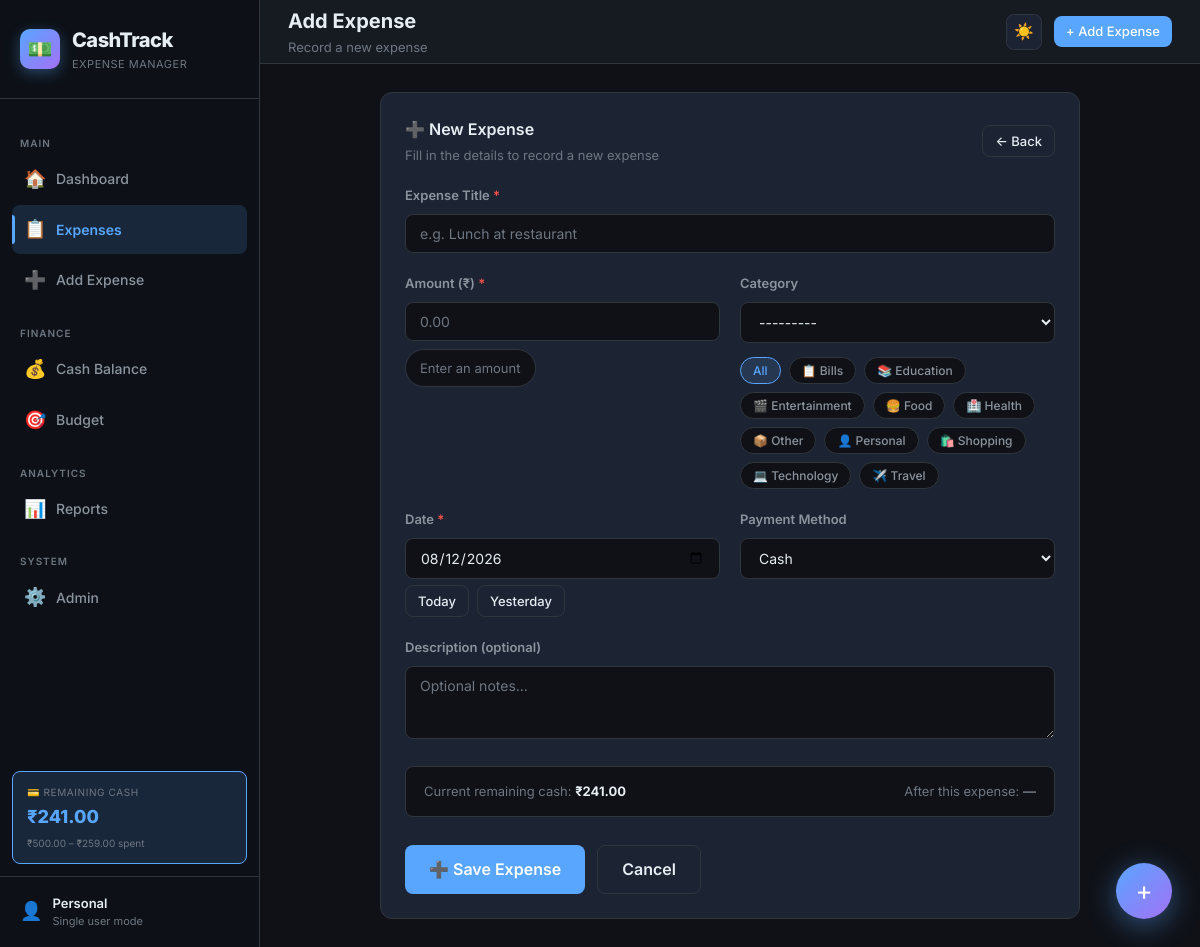
The app's page /expenses/add/ with its own data.
### expenses/models.py (models this page shows, shortened)
class CashBalance(models.Model):
    balance = models.DecimalField(
        max_digits=12,
        decimal_places=2,
        default=Decimal('0.00'),
        validators=[MinValueValidator(Decimal('0.00'))]
    )
    updated_at = models.DateTimeField(auto_now=True)
    class Meta:
        verbose_name = 'Cash Balance'
        verbose_name_plural = 'Cash Balance'
    @classmethod
    def get_balance(cls):
        obj, _ = cls.objects.get_or_create(pk=1, defaults={'balance': Decimal('0.00')})
        return obj

class Category(models.Model):
    ICON_CHOICES = [
        ('🍔', 'Food'),
        ('✈️', 'Travel'),
        ('🛍️', 'Shopping'),
        ('📋', 'Bills'),
        ('📚', 'Education'),
        ('🎬', 'Entertainment'),
        ('🏥', 'Health'),
        ('💻', 'Technology'),
        ('👤', 'Personal'),
        ('📦', 'Other'),
    ]
    COLOR_CHOICES = [
        ('#FF6B6B', 'Red'),
        ('#4ECDC4', 'Teal'),
        ('#45B7D1', 'Blue'),
        ('#96CEB4', 'Green'),
        ('#FFEAA7', 'Yellow'),
        ('#DDA0DD', 'Plum'),
        ('#98D8C8', 'Mint'),
        ('#F7DC6F', 'Gold'),
        ('#AEB6BF', 'Silver'),
        ('#F0A500', 'Orange'),
    ]
    name = models.CharField(max_length=100, unique=True)
    icon = models.CharField(max_length=10, default='📦')
    color = models.CharField(max_length=7, default='#AEB6BF')
    is_default = models.BooleanField(default=False)
    created_at = models.DateTimeField(auto_now_add=True)
    class Meta:
        verbose_name_plural = 'categories'
        ordering = ['name']
    def __str__(self):
        return f"{self.icon} {self.name}"

### expenses/views.py (the view)
# urls.py: path('expenses/add/', views.expense_add, name='expense_add'),
def expense_add(request):
    if request.method == 'POST':
        form = ExpenseForm(request.POST)
        if form.is_valid():
            form.save()
            messages.success(request, 'Expense added successfully!')
            return redirect('expense_list')
    else:
        form = ExpenseForm(initial={'date': date.today()})
    context = {
        'form': form,
        'action': 'Add',
        'active_page': 'expenses',
    }
    return render(request, 'expenses/expense_form.html', context)

### expenses/context_processors.py (called while the page is built)
def cash_balance_context(request):
    try:
        cash = CashBalance.get_balance()
        all_total = Expense.objects.aggregate(t=Sum('amount'))['t'] or Decimal('0.00')
        remaining = cash.balance - all_total
        return {
            'global_cash_balance': cash,
            'global_all_total': all_total,
            'global_remaining_cash': remaining,
        }
    except Exception:
        return {}

### expenses/templates/expenses/expense_form.html (shortened to what this page needs)
{% extends "expenses/base.html" %}
{% block page_title %}{{ action }} Expense{% endblock %}
{% block page_subtitle %}{% if action == 'Add' %}Record a new expense{% else %}Update expense details{% endif %}{% endblock %}
{% block content %}
<div style="max-width:700px;margin:0 auto">
  <div class="card fade-in">
    <div class="card-header">
      <div>
        <div class="card-title">{% if action == 'Add' %}➕ New Expense{% else %}✏️ Edit Expense{% endif %}</div>
        <div class="card-subtitle">
          {% if action == 'Add' %}Fill in the details to record a new expense{% else %}Update the fields below{% endif %}
        </div>
      </div>
      <a href="{% url 'expense_list' %}" class="btn btn-outline btn-sm">← Back</a>
    </div>
    <form method="post" id="expenseForm" novalidate>
      <div class="form-grid">
        <div class="form-group" style="grid-column:1/-1">
          <label class="form-label" for="id_title">Expense Title <span style="color:var(--danger)">*</span></label>
          {{ form.title }}
        </div>
        <div class="form-group">
          <label class="form-label" for="id_amount">Amount (₹) <span style="color:var(--danger)">*</span></label>
          {{ form.amount }}
          <div id="amountPreview" class="amount-preview empty">Enter an amount</div>
        </div>
        <div class="form-group">
          <label class="form-label" for="id_category">Category</label>
          {{ form.category }}
          <div class="quick-cats" id="quickCats">
            <button type="button" class="quick-cat-btn" data-value="" data-cat-id="" id="qcat-clear">All</button>
            {% for cat in form.category.field.queryset %}
            <button type="button" class="quick-cat-btn" data-cat-id="{{ cat.pk }}" id="qcat-{{ cat.pk }}">
              {{ cat.icon }} {{ cat.name }}
            </button>
            {% endfor %}
          </div>
        </div>
        <div class="form-group">
          <label class="form-label" for="id_date">Date <span style="color:var(--danger)">*</span></label>
          {{ form.date }}
          <div style="display:flex;gap:8px;margin-top:6px">
            <button type="button" class="btn btn-outline btn-sm" data-date-preset="today" data-target="id_date" id="date-today-btn">Today</button>
            <button type="button" class="btn btn-outline btn-sm" data-date-preset="yesterday" data-target="id_date" id="date-yesterday-btn">Yesterday</button>
          </div>
        </div>
        <div class="form-group">
          <label class="form-label" for="id_payment_method">Payment Method</label>
          {{ form.payment_method }}
        </div>
        <div class="form-group" style="grid-column:1/-1">
          <label class="form-label" for="id_description">Description (optional)</label>
          {{ form.description }}
        </div>
      </div>
      {% if global_remaining_cash is not None %}
      <div style="background:var(--bg-primary);border:1px solid var(--border);border-radius:var(--radius-sm);padding:14px 18px;margin-bottom:20px;font-size:13px">
        <div style="display:flex;justify-content:space-between;align-items:center;flex-wrap:wrap;gap:10px">
          <span style="color:var(--text-muted)">Current remaining cash: <strong style="color:var(--text-primary)">₹{{ global_remaining_cash|floatformat:2 }}</strong></span>
          <span id="newBalancePreview" style="color:var(--text-muted)">After this expense: <strong>—</strong></span>
        </div>
      </div>
      {% endif %}
      <div class="form-actions">
        <button type="submit" class="btn btn-primary btn-lg" id="submit-expense-btn">
          {% if action == 'Add' %}➕ Save Expense{% else %}💾 Update Expense{% endif %}
        </button>
        <a href="{% url 'expense_list' %}" class="btn btn-outline btn-lg">Cancel</a>
      </div>
    </form>
  </div>
</div>
{% endblock %}

### expenses/templates/expenses/base.html (shortened to what this page needs)
{% load static %}
<!DOCTYPE html>
<html lang="en" data-theme="dark">
<head>
  <link rel="stylesheet" href="{% static 'css/style.css' %}" />
</head>
<body>
<div class="app-wrapper">
  <aside class="sidebar" id="sidebar" role="navigation" aria-label="Main navigation">
    <div class="sidebar-brand">
      <div class="brand-icon" aria-hidden="true">💵</div>
      <div>
        <div class="brand-text">CashTrack</div>
        <div class="brand-sub">Expense Manager</div>
      </div>
    </div>
    <nav class="sidebar-nav">
      <div class="nav-section-label">Main</div>
      <a href="{% url 'dashboard' %}" class="nav-item {% if active_page == 'dashboard' %}active{% endif %}" id="nav-dashboard">
        <span class="nav-icon">🏠</span>
        <span>Dashboard</span>
      </a>
      <a href="{% url 'expense_list' %}" class="nav-item {% if active_page == 'expenses' %}active{% endif %}" id="nav-expenses">
        <span class="nav-icon">📋</span>
        <span>Expenses</span>
      </a>
      <a href="{% url 'expense_add' %}" class="nav-item" id="nav-add">
        <span class="nav-icon">➕</span>
        <span>Add Expense</span>
      </a>
      <div class="nav-section-label">Finance</div>
      <a href="{% url 'cash_management' %}" class="nav-item {% if active_page == 'cash' %}active{% endif %}" id="nav-cash">
        <span class="nav-icon">💰</span>
        <span>Cash Balance</span>
      </a>
      <a href="{% url 'budget' %}" class="nav-item {% if active_page == 'budget' %}active{% endif %}" id="nav-budget">
        <span class="nav-icon">🎯</span>
        <span>Budget</span>
      </a>
      <div class="nav-section-label">Analytics</div>
      <a href="{% url 'reports' %}" class="nav-item {% if active_page == 'reports' %}active{% endif %}" id="nav-reports">
        <span class="nav-icon">📊</span>
        <span>Reports</span>
      </a>
      <div class="nav-section-label">System</div>
      <a href="/admin/" class="nav-item" id="nav-admin">
        <span class="nav-icon">⚙️</span>
        <span>Admin</span>
      </a>
    </nav>
    <div class="sidebar-balance">
      <div class="sidebar-balance-label">💳 Remaining Cash</div>
      <div class="sidebar-balance-value">₹{{ global_remaining_cash|floatformat:2|default:"0.00" }}</div>
      <div style="font-size:10px;color:var(--text-muted);margin-top:3px">
        ₹{{ global_cash_balance.balance|floatformat:2|default:"0.00" }} –
        ₹{{ global_all_total|floatformat:2|default:"0.00" }} spent
      </div>
    </div>
    <div class="sidebar-footer">
      <span style="font-size:18px">👤</span>
      <div style="flex:1">
        <div style="font-size:13px;font-weight:600;color:var(--text-primary)">Personal</div>
        <div style="font-size:11px;color:var(--text-muted)">Single user mode</div>
      </div>
    </div>
  </aside>
  <div class="main-content">
    <header class="topbar">
      <div class="topbar-left">
        <div>
          <div class="topbar-title">{% block page_title %}Dashboard{% endblock %}</div>
          <div class="topbar-subtitle">{% block page_subtitle %}Welcome back!{% endblock %}</div>
        </div>
      </div>
      <div class="topbar-right">
        <button class="theme-toggle" id="themeToggle" title="Toggle theme" aria-label="Toggle light/dark theme">🌙</button>
        <a href="{% url 'expense_add' %}" class="btn btn-primary btn-sm" id="topbar-add-btn">
          + Add Expense
        </a>
      </div>
    </header>
    <main class="page-content" id="main-content">
      {% block content %}{% endblock %}
    </main>
  </div>
</div>
<a href="{% url 'expense_add' %}" class="fab" id="fab-add" title="Quick add expense" aria-label="Add expense">+</a>
</body>
</html>

### records on screen
CashBalance: balance "500.00"
Category: icon "📋", name "Bills"
Category: icon "📚", name "Education"
Category: icon "🎬", name "Entertainment"
Category: icon "🍔", name "Food"
Category: icon "🏥", name "Health"
Category: icon "📦", name "Other"
Category: icon "👤", name "Personal"
Category: icon "🛍️", name "Shopping"
Category: icon "💻", name "Technology"
Category: icon "✈️", name "Travel"

### other values on screen
{{ global_remaining_cash|floatformat:2|default:"0.00" }} "241.00"
{{ global_all_total|floatformat:2|default:"0.00" }} "259.00"
{{ action }} "Add"
{{ global_remaining_cash|floatformat:2 }} "241.00"
